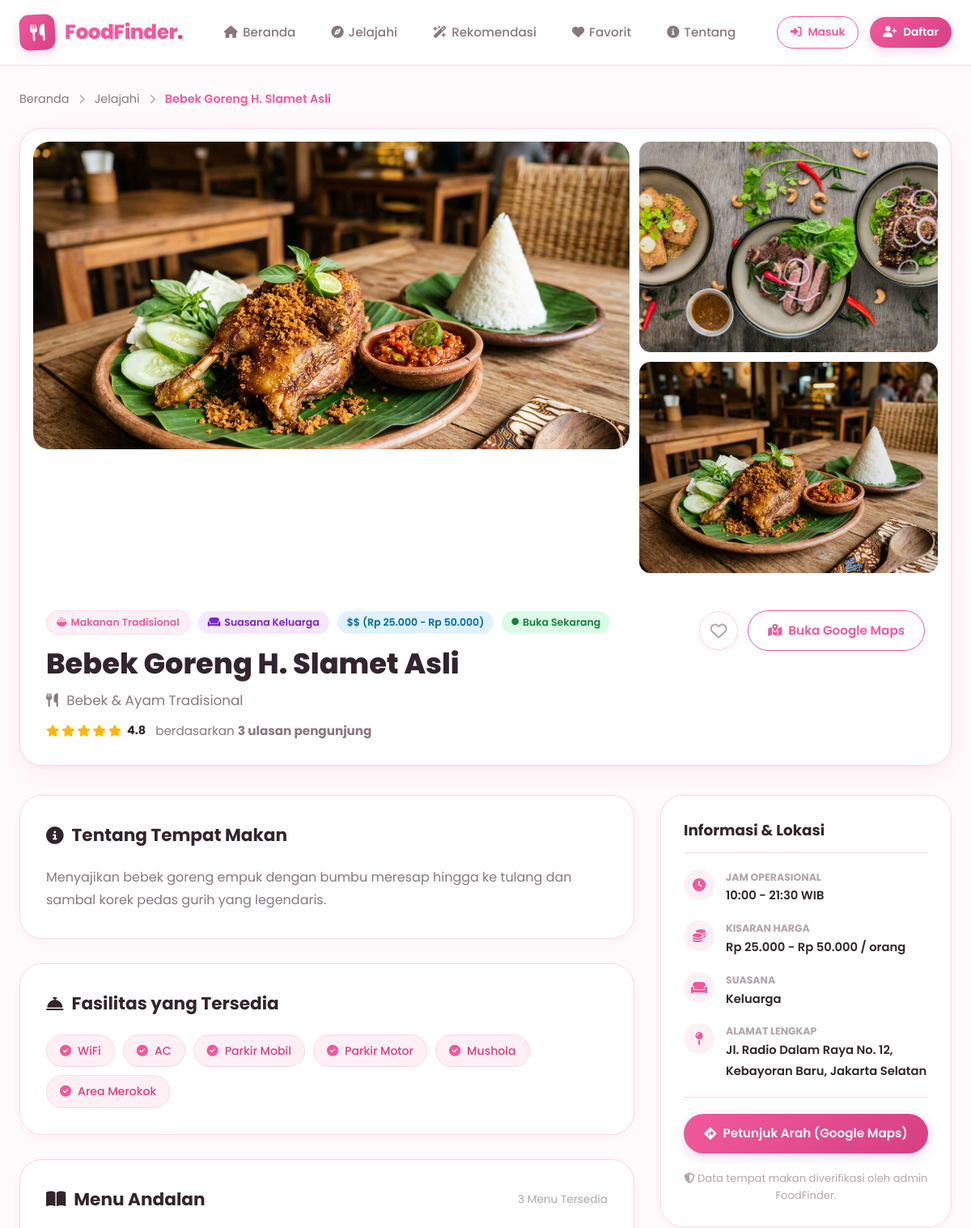
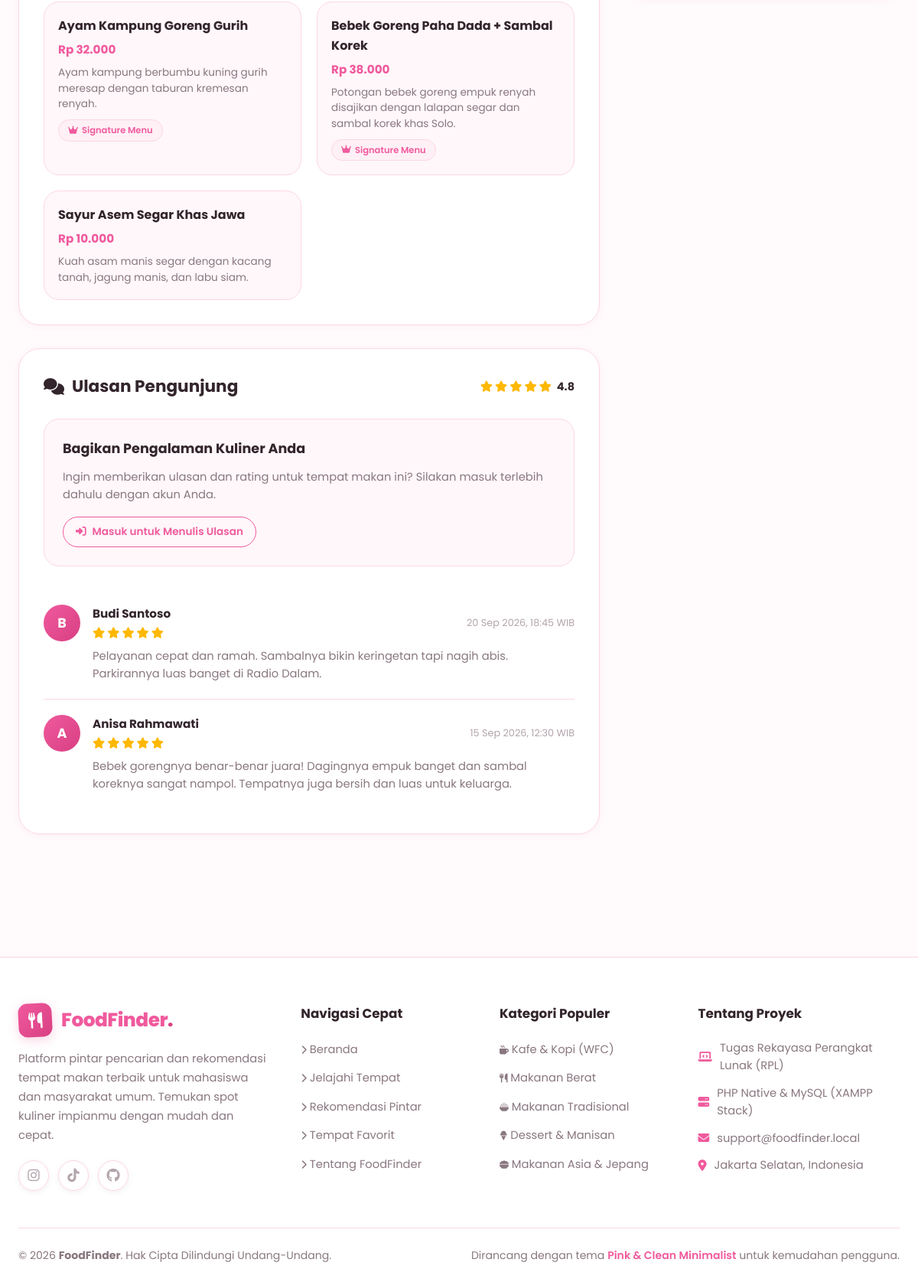
/restaurant-detail.php?id=1, run on the app's committed database (2 pictures, top to bottom).
### tables this page shows
CREATE TABLE `restaurants` (
  `id` INT AUTO_INCREMENT PRIMARY KEY,
  `category_id` INT NOT NULL,
  `name` VARCHAR(150) NOT NULL,
  `slug` VARCHAR(150) NOT NULL UNIQUE,
  `food_type` VARCHAR(100) NOT NULL,
  `price_range` ENUM('$', '$$', '$$$', '$$$$') NOT NULL DEFAULT '$$',
  `price_min` INT NOT NULL DEFAULT 15000,
  `price_max` INT NOT NULL DEFAULT 50000,
  `rating` DECIMAL(2,1) NOT NULL DEFAULT 0.0,
  `total_reviews` INT NOT NULL DEFAULT 0,
  `address` TEXT NOT NULL,
  `city` VARCHAR(100) NOT NULL DEFAULT 'Jakarta Selatan',
  `gmaps_url` TEXT DEFAULT NULL,
  `opening_hours` VARCHAR(100) NOT NULL DEFAULT '10:00 - 22:00 WIB',
  `description` TEXT NOT NULL,
  `facilities` TEXT DEFAULT NULL,
  `atmosphere` VARCHAR(100) DEFAULT 'Santai',
  `image` VARCHAR(255) NOT NULL,
  `is_popular` TINYINT(1) NOT NULL DEFAULT 0,
  `is_recommended` TINYINT(1) NOT NULL DEFAULT 0,
  `status` ENUM('published', 'draft') NOT NULL DEFAULT 'published',
  `created_at` TIMESTAMP DEFAULT CURRENT_TIMESTAMP,
  `updated_at` TIMESTAMP DEFAULT CURRENT_TIMESTAMP ON UPDATE CURRENT_TIMESTAMP,
  CONSTRAINT `fk_restaurant_category` FOREIGN KEY (`category_id`) REFERENCES `categories` (`id`) ON DELETE RESTRICT ON UPDATE CASCADE
);

CREATE TABLE `categories` (
  `id` INT AUTO_INCREMENT PRIMARY KEY,
  `name` VARCHAR(100) NOT NULL,
  `slug` VARCHAR(100) NOT NULL UNIQUE,
  `icon` VARCHAR(100) NOT NULL DEFAULT 'fa-utensils',
  `image` VARCHAR(255) DEFAULT NULL,
  `description` TEXT DEFAULT NULL,
  `created_at` TIMESTAMP DEFAULT CURRENT_TIMESTAMP
);

CREATE TABLE `menus` (
  `id` INT AUTO_INCREMENT PRIMARY KEY,
  `restaurant_id` INT NOT NULL,
  `name` VARCHAR(150) NOT NULL,
  `price` INT NOT NULL,
  `description` TEXT DEFAULT NULL,
  `image` VARCHAR(255) DEFAULT NULL,
  `is_featured` TINYINT(1) NOT NULL DEFAULT 1,
  `created_at` TIMESTAMP DEFAULT CURRENT_TIMESTAMP,
  CONSTRAINT `fk_menu_restaurant` FOREIGN KEY (`restaurant_id`) REFERENCES `restaurants` (`id`) ON DELETE CASCADE ON UPDATE CASCADE
);

CREATE TABLE `reviews` (
  `id` INT AUTO_INCREMENT PRIMARY KEY,
  `restaurant_id` INT NOT NULL,
  `user_id` INT NOT NULL,
  `rating` TINYINT(1) NOT NULL CHECK (`rating` BETWEEN 1 AND 5),
  `comment` TEXT NOT NULL,
  `created_at` TIMESTAMP DEFAULT CURRENT_TIMESTAMP,
  CONSTRAINT `fk_review_restaurant` FOREIGN KEY (`restaurant_id`) REFERENCES `restaurants` (`id`) ON DELETE CASCADE ON UPDATE CASCADE,
  CONSTRAINT `fk_review_user` FOREIGN KEY (`user_id`) REFERENCES `users` (`id`) ON DELETE CASCADE ON UPDATE CASCADE
);

CREATE TABLE `users` (
  `id` INT AUTO_INCREMENT PRIMARY KEY,
  `name` VARCHAR(100) NOT NULL,
  `email` VARCHAR(100) NOT NULL UNIQUE,
  `password` VARCHAR(255) NOT NULL,
  `role` ENUM('user', 'admin') NOT NULL DEFAULT 'user',
  `avatar` VARCHAR(255) DEFAULT NULL,
  `created_at` TIMESTAMP DEFAULT CURRENT_TIMESTAMP,
  `updated_at` TIMESTAMP DEFAULT CURRENT_TIMESTAMP ON UPDATE CURRENT_TIMESTAMP
);

### restaurant-detail.php (the view, shortened to what the rows shown need)
<?php
require_once __DIR__ . '/includes/functions.php';
$restaurantId = isset($_GET['id']) ? (int)$_GET['id'] : 0;
$stmt = $pdo->prepare("
    SELECT r.*, c.name as category_name, c.icon as category_icon
    FROM restaurants r
    JOIN categories c ON r.category_id = c.id
    WHERE r.id = ? AND r.status = 'published'
");
$stmt->execute([$restaurantId]);
$resto = $stmt->fetch();
$menuStmt = $pdo->prepare("SELECT * FROM menus WHERE restaurant_id = ? ORDER BY is_featured DESC, price ASC");
$menuStmt->execute([$restaurantId]);
$menus = $menuStmt->fetchAll();
$reviewsStmt = $pdo->prepare("
    SELECT rev.*, u.name as user_name, u.avatar as user_avatar
    FROM reviews rev
    JOIN users u ON rev.user_id = u.id
    WHERE rev.restaurant_id = ?
    ORDER BY rev.created_at DESC
");
$reviewsStmt->execute([$restaurantId]);
$reviews = $reviewsStmt->fetchAll();
$facilitiesList = [];
if (!empty($resto['facilities'])) {
    $facilitiesList = array_map('trim', explode(',', $resto['facilities']));
}
require_once __DIR__ . '/includes/header.php';
?>
<div class="container" style="padding-top: 30px; padding-bottom: 70px;">
  <nav aria-label="breadcrumb" style="margin-bottom: 24px; font-size: 0.9rem;">
    <a href="<?= BASE_URL ?>index.php" style="color: var(--text-secondary);">Beranda</a>
    <span style="margin: 0 8px; color: var(--text-muted);"><i class="fas fa-chevron-right" style="font-size: 0.75rem;"></i></span>
    <a href="<?= BASE_URL ?>search.php" style="color: var(--text-secondary);">Jelajahi</a>
    <span style="margin: 0 8px; color: var(--text-muted);"><i class="fas fa-chevron-right" style="font-size: 0.75rem;"></i></span>
    <span style="color: var(--pink-primary); font-weight: 600;"><?= e($resto['name']) ?></span>
  </nav>
  <div class="detail-header-card">
    <div class="detail-gallery-grid">
      <div class="detail-main-img">
        <img src="<?= get_restaurant_image($resto['image']) ?>" alt="<?= e($resto['name']) ?>">
      </div>
      <div class="detail-side-imgs">
        <div class="detail-side-img-box">
          <img src="<?= get_restaurant_image($resto['image']) ?>" alt="Foto Menu" style="filter: brightness(0.92);">
        </div>
      </div>
    </div>
    <div class="detail-header-info">
      <div class="detail-title-group">
        <div class="detail-meta-pills">
          <span class="badge badge-pink">
            <i class="fas <?= e($resto['category_icon']) ?>"></i> <?= e($resto['category_name']) ?>
          </span>
          <span class="badge badge-atmosphere">
            <i class="fas fa-couch"></i> Suasana <?= e($resto['atmosphere'] ?? 'Santai') ?>
          </span>
          <span class="badge badge-price">
            <?= e($resto['price_range']) ?> (<?= format_rupiah($resto['price_min']) ?> - <?= format_rupiah($resto['price_max']) ?>)
          </span>
          <span class="badge badge-status-open">
            <i class="fas fa-circle" style="font-size: 0.55rem;"></i> Buka Sekarang
          </span>
        </div>
        <h1><?= e($resto['name']) ?></h1>
        <p style="color: var(--text-secondary); font-size: 1.05rem; margin-bottom: 12px;">
          <i class="fas fa-utensils text-pink" style="margin-right: 6px;"></i> <?= e($resto['food_type']) ?>
        </p>
        <div style="display: flex; align-items: center; gap: 12px;">
          <div class="star-rating" style="font-size: 1.15rem;">
            <?= render_rating_stars((float)$resto['rating'], true) ?>
          </div>
          <span style="color: var(--text-secondary); font-size: 0.95rem;">
            berdasarkan <strong><?= (int)$resto['total_reviews'] ?> ulasan pengunjung</strong>
          </span>
        </div>
      </div>
    </div>
  </div>
  <div class="detail-content-layout">
    <div>
      <div class="detail-card-panel">
        <h3><i class="fas fa-circle-info text-pink"></i> Tentang Tempat Makan</h3>
        <p style="color: var(--text-secondary); line-height: 1.8; font-size: 1rem;">
          <?= nl2br(e($resto['description'])) ?>
        </p>
      </div>
      <?php if (!empty($facilitiesList)): ?>
        <div class="detail-card-panel">
          <div class="facility-pills-list">
            <?php foreach ($facilitiesList as $fac): ?>
              <div class="facility-pill">
                <i class="fas fa-check-circle" style="color: var(--pink-primary);"></i>
                <span><?= e($fac) ?></span>
              </div>
            <?php endforeach; ?>
          </div>
        </div>
      <?php endif; ?>
      <div class="detail-card-panel">
        <?php if (count($menus) > 0): ?>
          <div class="menu-grid">
            <?php foreach ($menus as $m): ?>
              <div class="menu-card">
                <div class="menu-name"><?= e($m['name']) ?></div>
                <div class="menu-price"><?= format_rupiah($m['price']) ?></div>
                <?php if (!empty($m['description'])): ?>
                  <div class="menu-desc"><?= e($m['description']) ?></div>
                <?php endif; ?>
                <?php if ($m['is_featured']): ?>
                  <span class="badge badge-pink" style="margin-top: 10px; font-size: 0.72rem;">
                    <i class="fas fa-crown"></i> Signature Menu
                  </span>
                <?php endif; ?>
              </div>
            <?php endforeach; ?>
          </div>
        <?php else: ?>
          <p style="color: var(--text-muted); font-style: italic;">
            Belum ada daftar menu andalan yang ditambahkan untuk tempat makan ini.
          </p>
        <?php endif; ?>
      </div>
      <div class="detail-card-panel" id="reviewsSection">
        <div class="reviews-list">
          <?php if (count($reviews) > 0): ?>
            <?php foreach ($reviews as $rev): ?>
              <div class="review-item">
                <div class="review-user-avatar">
                  <?= strtoupper(substr($rev['user_name'], 0, 1)) ?>
                </div>
                <div class="review-body">
                  <div class="review-author-row">
                    <div>
                      <div class="review-user-name"><?= e($rev['user_name']) ?></div>
                      <div class="star-rating" style="font-size: 0.82rem;">
                        <?= render_rating_stars((float)$rev['rating']) ?>
                      </div>
                    </div>
                    <span class="review-date">
                      <?= date('d M Y, H:i', strtotime($rev['created_at'])) ?> WIB
                    </span>
                  </div>
                  <p class="review-text">
                    <?= nl2br(e($rev['comment'])) ?>
                  </p>
                </div>
              </div>
            <?php endforeach; ?>
          <?php endif; ?>
        </div>
      </div>
    </div>
    <aside>
      <div class="sidebar-info-card">
        <div class="info-item">
          <div class="info-text-group">
            <label>Jam Operasional</label>
            <span><?= e($resto['opening_hours']) ?></span>
          </div>
        </div>
        <div class="info-item">
          <div class="info-text-group">
            <label>Kisaran Harga</label>
            <span><?= format_rupiah($resto['price_min']) ?> - <?= format_rupiah($resto['price_max']) ?> / orang</span>
          </div>
        </div>
        <div class="info-item">
          <div class="info-text-group">
            <label>Suasana</label>
            <span><?= e($resto['atmosphere'] ?? 'Santai & Nyaman') ?></span>
          </div>
        </div>
        <div class="info-item">
          <div class="info-text-group">
            <label>Alamat Lengkap</label>
            <span><?= e($resto['address']) ?>, <?= e($resto['city']) ?></span>
          </div>
        </div>
      </div>
    </aside>
  </div>
</div>
<?php require_once __DIR__ . '/includes/footer.php'; ?>

### includes/functions.php (shortened to what the rows shown need)
<?php
function e($value): string {
    return htmlspecialchars((string)($value ?? ''), ENT_QUOTES, 'UTF-8');
}
function format_rupiah($number): string {
    return 'Rp ' . number_format((float)$number, 0, ',', '.');
}
function render_rating_stars(float $rating, bool $showNumber = false): string {
    $full = floor($rating);
    $half = ($rating - $full) >= 0.3 && ($rating - $full) <= 0.7 ? 1 : 0;
    if (($rating - $full) > 0.7) {
        $full += 1;
    }
    $empty = 5 - ($full + $half);
    $html = '<div class="star-rating" title="Rating: ' . number_format($rating, 1) . ' / 5">';
    for ($i = 0; $i < $full; $i++) {
        $html .= '<i class="fas fa-star text-warning"></i>';
    }
    for ($i = 0; $i < $half; $i++) {
        $html .= '<i class="fas fa-star-half-alt text-warning"></i>';
    }
    for ($i = 0; $i < $empty; $i++) {
        $html .= '<i class="far fa-star text-muted"></i>';
    }
    if ($showNumber) {
        $html .= ' <span class="rating-number">' . number_format($rating, 1) . '</span>';
    }
    $html .= '</div>';
    return $html;
}
function get_restaurant_image(string $imageName = null): string {
    $uploadPath = __DIR__ . '/../uploads/restaurants/' . $imageName;
    if (file_exists($uploadPath)) {
        return BASE_URL . 'uploads/restaurants/' . $imageName;
    }
    return BASE_URL . 'assets/images/hero-food.jpg';
}

### data on the page
restaurants: name "Bebek Goreng H. Slamet Asli", image (picture), category.name "Makanan Tradisional", atmosphere "Keluarga", price_range "$$", price_min "Rp 25.000", price_max "Rp 50.000", food_type "Bebek & Ayam Tradisional", total_reviews "3", description "Menyajikan bebek goreng empuk dengan bumbu meresap hingga ke tulang dan sambal korek pedas gurih yang legendaris.", facilities "WiFi", facilities "AC", facilities "Parkir Mobil", facilities "Parkir Motor", facilities "Mushola", facilities "Area Merokok", opening_hours "10:00 - 21:30 WIB", address "Jl. Radio Dalam Raya No. 12, Kebayoran Baru", city "Jakarta Selatan"
menus: name "Ayam Kampung Goreng Gurih", price "Rp 32.000", description "Ayam kampung berbumbu kuning gurih meresap dengan taburan kremesan renyah.", is_featured 1 (drawn)
menus: name "Bebek Goreng Paha Dada + Sambal Korek", price "Rp 38.000", description "Potongan bebek goreng empuk renyah disajikan dengan lalapan segar dan sambal korek khas Solo.", is_featured 1 (drawn)
menus: name "Sayur Asem Segar Khas Jawa", price "Rp 10.000", description "Kuah asam manis segar dengan kacang tanah, jagung manis, dan labu siam."
reviews: user.name "B", user.name "Budi Santoso", created_at "20 Sep 2026, 18:45", comment "Pelayanan cepat dan ramah. Sambalnya bikin keringetan tapi nagih abis. Parkirannya luas banget di Radio Dalam."
reviews: user.name "A", user.name "Anisa Rahmawati", created_at "15 Sep 2026, 12:30", comment "Bebek gorengnya benar-benar juara! Dagingnya empuk banget dan sambal koreknya sangat nampol. Tempatnya juga bersih dan luas untuk keluarga."

### other printed values
$rating "4.8 4.8"
count($menus) "3"
